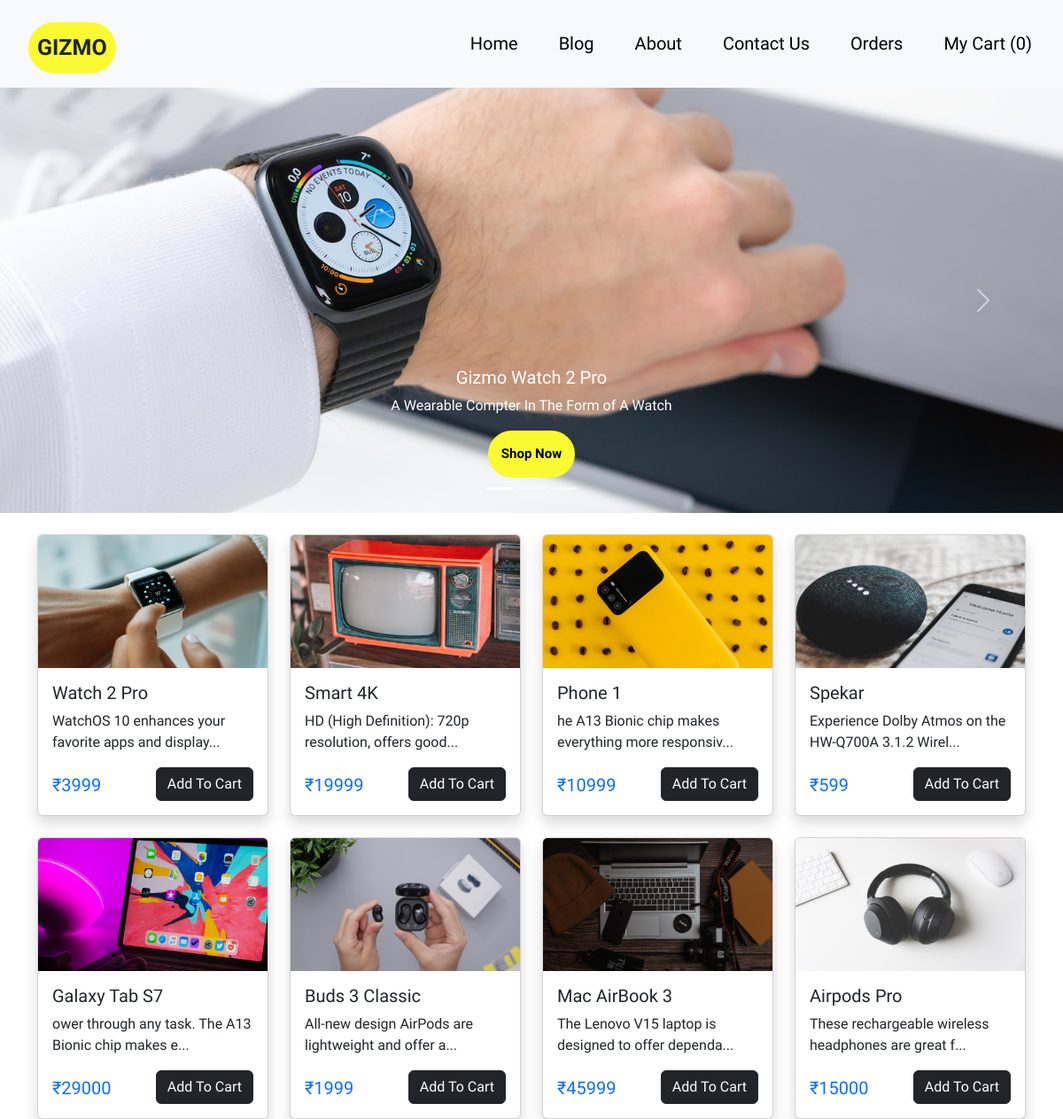
The page / on the database its author committed.
### shop/models.py (models this page shows, shortened)
class Product(models.Model):
    product_id=models.AutoField
    product_name=models.CharField(max_length=50)
    category= models.CharField(max_length=50, default="")
    sub_category= models.CharField(max_length=50, default="")
    price=models.IntegerField(default=0)
    desc=models.CharField(max_length=300)
    pub_date=models.DateField()
    image= models.ImageField(upload_to="shop/images",default="")

### shop/views.py (the view)
# urls.py: path("", views.index, name="blog")
def index(request):
    products=Product.objects.all()
    cart_items = CartItem.objects.all()
    return render(request,'shop/index.html',{'products':products,'cart_items':cart_items})

### shop/templates/shop/index.html (shortened to what this page needs)
{% extends 'shop/basic.html' %}
{% block body %}
  <div id="carouselExampleCaptions" class="carousel slide carousel-fade">
    <div class="carousel-indicators">
      <button type="button" data-bs-target="#carouselExampleCaptions" data-bs-slide-to="0" class="active"
        aria-current="true" aria-label="Slide 1"></button>
      <button type="button" data-bs-target="#carouselExampleCaptions" data-bs-slide-to="1"
        aria-label="Slide 2"></button>
      <button type="button" data-bs-target="#carouselExampleCaptions" data-bs-slide-to="2"
        aria-label="Slide 3"></button>
    </div>
    {% load static %}
    <div class="carousel-inner">
      <div class="carousel-item active">
        <img src="{% static 'shop/Img/carousel1.jpg' %}" class="d-block w-100" alt="...">
        <div class="carousel-caption d-none d-md-block">
          <h5>Gizmo Watch 2 Pro</h5>
          <p>A Wearable Compter In The Form of A Watch</p>
          <button class="btn btn-primary shopnow">Shop Now</button>
        </div>
      </div>
    </div>
    <button class="carousel-control-prev" type="button" data-bs-target="#carouselExampleCaptions" data-bs-slide="prev">
      <span class="carousel-control-prev-icon" aria-hidden="true"></span>
    </button>
    <button class="carousel-control-next" type="button" data-bs-target="#carouselExampleCaptions" data-bs-slide="next">
      <span class="carousel-control-next-icon" aria-hidden="true"></span>
    </button>
  </div>
  {% if products %}
  <div class="container">
    <div class="row">
      {% for i in products %}
      <div class="col-md-4 col-sm-12 col-lg-3 mt-4">
        <div class="card shadow user-select-none">
          <a  href="productview/{{i.id}}" class="nav-link">
            <img src="{% get_media_prefix %}{{ i.image }}" height="150px" width="100%" class="card-img-top" alt="{{ i.product_name }}">
          <div class="card-body">
            <h5 class="card-title" id="namepr{{i.id}}">{{ i.product_name }}</h5>
            <p class="card-text">{{ i.desc|slice:"0:50"}}...</p>
            <h5 class="card-text text-primary mt-2 float-start user-select-none">
              ₹{{ i.price }}
            </h5>
          </a>
            <a href="{% url 'add_to_cart' i.id %}" type="button" name="Add_To_Cart" id="pr{{i.id}}" class="float-end btn btn-dark cart">Add To Cart</a>
          </div>
        </div>
      </div>
      {% endfor %}
  {% endif %}
  {% endblock %}

### shop/templates/shop/basic.html (shortened to what this page needs)
{% load static %}
<!doctype html>
<html lang="en">
<head>
  <link href="https://cdn.jsdelivr.net/npm/bootstrap@5.3.3/dist/css/bootstrap.min.css" rel="stylesheet"
>
  <link rel="stylesheet" href="{% static 'shop/Css/homestyle.css' %}">
</head>
<body>
  <nav class="navbar navbar-expand-lg bg-body-tertiary">
    <div class="container-fluid">
      <p class="logoname">GIZMO</p>
      <div class="collapse navbar-collapse" id="navbarSupportedContent">
        <ul class="navbar-nav ms-auto mb-2 mb-lg-0">
          <li class="nav-item">
            <a class="nav-link navstyle" href="/">Home</a>
          </li>
          <li class="nav-item">
            <a class="nav-link navstyle" href="{% url 'blog' %}">Blog</a>
          </li>
          <li class="nav-item">
            <a class="nav-link navstyle" href="/about">About</a>
          </li>
          <li class="nav-item">
            <a class="nav-link navstyle" href="/contact">Contact Us</a>
          </li>
          <li class="nav-item">
            <a class="nav-link navstyle" href="/orders">Orders</a>
          </li>
          <li class="nav-item">
            <a class="nav-link navstyle" href="{% url 'cart_detail' %}">My Cart ({{ cart_items|length}})</a>
          </li>
        </ul>
      </div>
    </div>
  </nav>
  {% block body %}
  {% endblock %}
</body>
</html>

### shop/static/shop/Css/homestyle.css (style rules this page uses)
body { margin: 0px; padding: 0px; font-family: 'Sora', sans-serif; scroll-behavior:smooth; }
.navbar { padding: 0px; }
.logoname { margin-left: 20px; float: left; font-size: 25px; font-weight: bolder; background-color: #FAFA33; padding: 10px; border-radius:30px; margin-top: 25px; }
nav ul { float: right; display: flex; }
nav ul li { list-style: none; }
.navstyle { text-decoration: none; color: black; border-radius: 15px; font-size: 20px; padding: 5px 10px; margin: 0px 15px; cursor: pointer; }
.shopnow { color: black; background-color: #FAFA33; font-size: 15px; font-weight: bolder; border: solid 0px; border-radius: 51px; padding: 15px; }

### rows shown on the page
Product: image (picture), product_name "Watch 2 Pro", desc "WatchOS 10 enhances your favorite apps and display", price "3999"
Product: image (picture), product_name "Smart 4K", desc "HD (High Definition): 720p resolution, offers good", price "19999"
Product: image (picture), product_name "Phone 1", desc "he A13 Bionic chip makes everything more responsiv", price "10999"
Product: image (picture), product_name "Spekar", desc "Experience Dolby Atmos on the HW-Q700A 3.1.2 Wirel", price "599"
Product: image (picture), product_name "Galaxy Tab S7", desc "ower through any task. The A13 Bionic chip makes e", price "29000"
Product: image (picture), product_name "Buds 3 Classic", desc "All-new design AirPods are lightweight and offer a", price "1999"
Product: image (picture), product_name "Mac AirBook 3", desc "The Lenovo V15 laptop is designed to offer dependa", price "45999"
Product: image (picture), product_name "Airpods Pro", desc "These rechargeable wireless headphones are great f", price "15000"

### other values the page prints
{{ cart_items|length }} "0"
